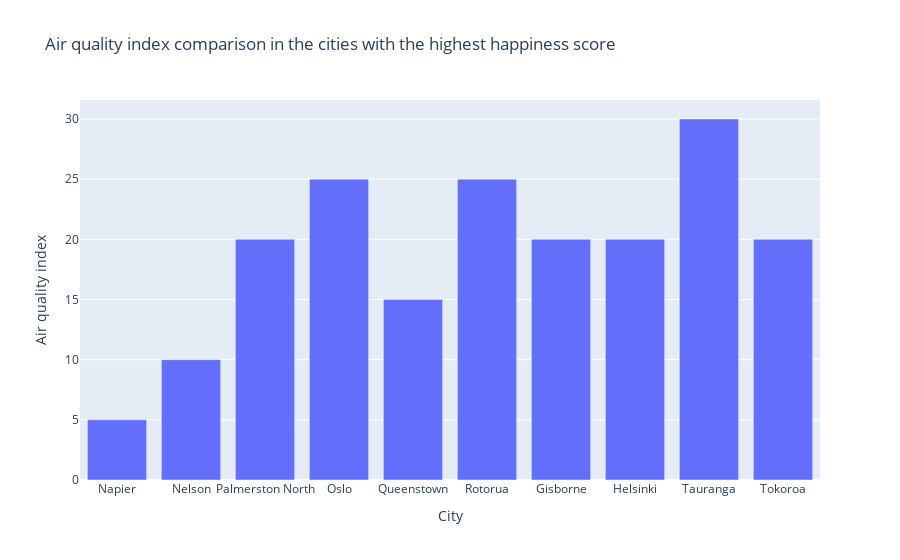

Here is the notebook cell this chart was saved with:
### Code cell
fig = go.Figure([go.Bar(x=happiness_to_air['City'], y=happiness_to_air['Air_Quality_Index'])])
fig.update_layout(title="Air quality index comparison in the cities with the highest happiness score", xaxis_title="City",
    yaxis_title="Air quality index")
fig.show()

### Figure 1 — Plotly figure (JSON) as saved in the notebook; plotly's stock layout.template omitted (floating-point values rounded to 4 significant figures)
{"data": [{"type": "bar", "x": ["Napier", "Nelson", "Palmerston North", "Oslo", "Queenstown", "Rotorua", "Gisborne", "Helsinki", "Tauranga", "Tokoroa"], "y": [5, 10, 20, 25, 15, 25, 20, 20, 30, 20]}], "layout": {"title": {"text": "Air quality index comparison in the cities with the highest happiness score"}, "xaxis": {"title": {"text": "City"}}, "yaxis": {"title": {"text": "Air quality index"}}}}
